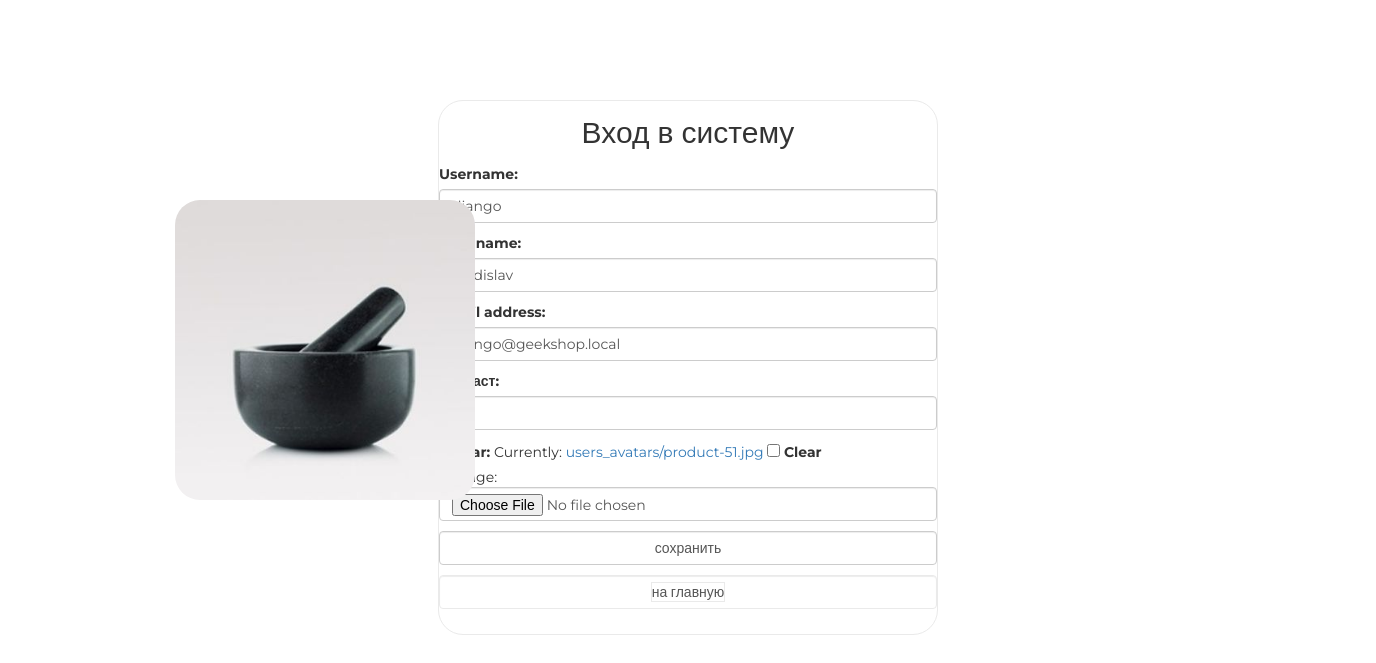
The page /auth/edit/ (signed in) on the database as committed earlier.
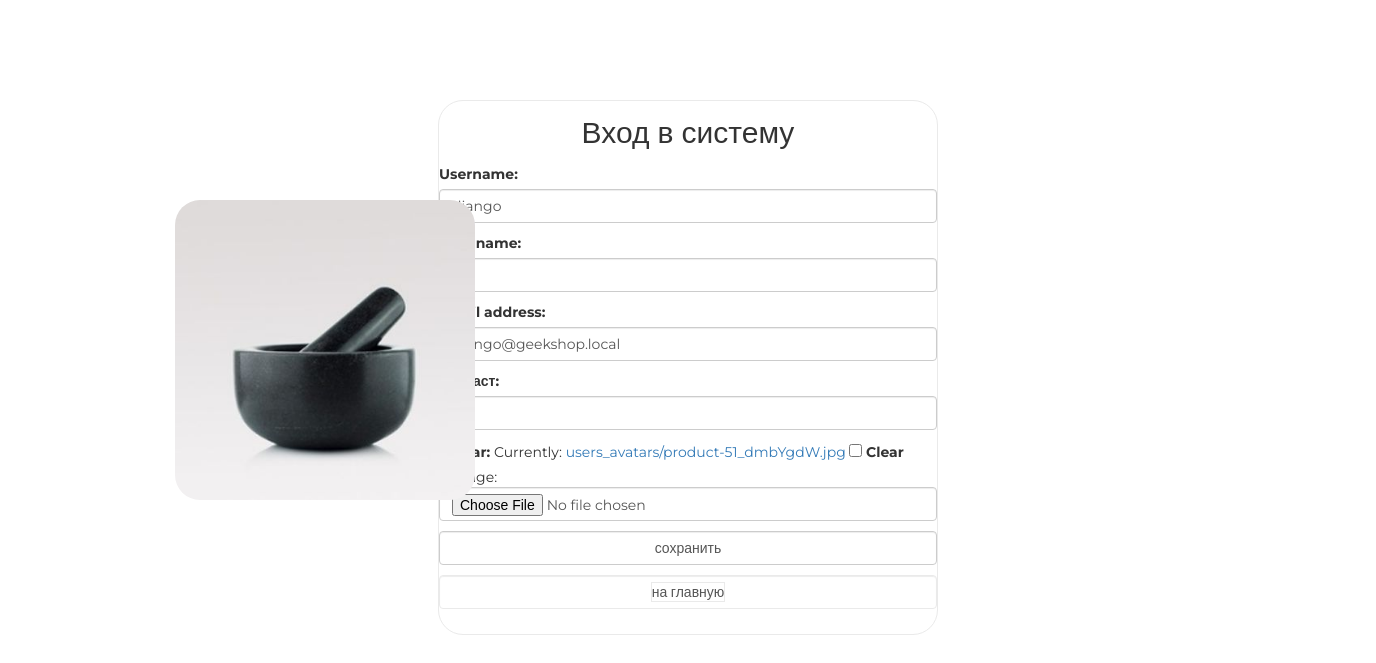
The same page on the database as committed later.
### authapp/models.py (models this page shows)
class ShopUser(AbstractUser):
    avatar = models.ImageField(upload_to='users_avatars', blank=True)
    age = models.PositiveIntegerField(verbose_name='возраст')

### authapp/views.py (the view)
# urls.py: path('edit/', authapp.edit, name='edit')
def edit(request):
    title = 'редактирование'
    if request.method == 'POST':
        edit_form = ShopUserEditForm(request.POST, request.FILES, instance=request.user)
        if edit_form.is_valid():
            edit_form.save()
            return HttpResponseRedirect(reverse('auth:edit'))
    else:
        edit_form = ShopUserEditForm(instance=request.user)
    content = {'title': title, 'edit_form': edit_form}
    return render(request, 'authapp/edit.html', content)

### authapp/forms.py (shortened to what this page needs)
class ShopUserEditForm(UserChangeForm):
    class Meta:
        model = ShopUser
        fields = ('username', 'first_name', 'email', 'age', 'avatar', 'password')
    def __init__(self, *args, **kwargs):
        super().__init__(*args, **kwargs)
        for field_name, field in self.fields.items():
            field.widget.attrs['class'] = 'form-control'
            field.help_text = ''
            if field_name == 'password':
                field.widget = forms.HiddenInput()

### authapp/templates/authapp/edit.html (shortened to what this page needs)
{% extends 'authapp/base.html' %}
{% load static %}
{% block content %}
    <form class="form-horizontal" action="{% url 'auth:edit' %}" method="post" enctype="multipart/form-data">
        {{ edit_form.as_p }}
        <input class="form-control" type="submit" value="сохранить">
    </form>
    <button class="btn btn-round form-control last">
        <a href="{% url 'index' %}" class="">
            на главную
        </a>
    </button>
    <div class="user_avatar"><img src="/media/{{ user.avatar }}"></div>
{% endblock %}

Rows that differ between the two databases and show on the page:
changed ShopUser "django": first_name "Vladislav" → (not shown)
Other text that changed with them:
text no longer shown: "Username: First name: Email address: Currently: users_avatars/product-51.jpg Clear"
text now shown: "Username: First name: Email address: Currently: users_avatars/product-51_dmbYgdW.jpg Clear"
